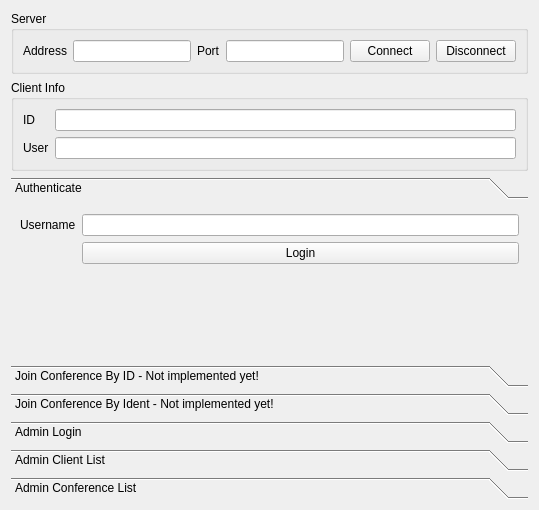
<?xml version="1.0" encoding="UTF-8"?>
<ui version="4.0">
 <class>AdminWidgetForm</class>
 <widget class="QWidget" name="AdminWidgetForm">
  <property name="geometry">
   <rect>
    <x>0</x>
    <y>0</y>
    <width>539</width>
    <height>510</height>
   </rect>
  </property>
  <layout class="QVBoxLayout" name="verticalLayout_3">
   <item>
    <widget class="QGroupBox" name="groupBox">
     <property name="title">
      <string>Server</string>
     </property>
     <layout class="QHBoxLayout" name="horizontalLayout">
      <item>
       <widget class="QLabel" name="label">
        <property name="text">
         <string>Address</string>
        </property>
       </widget>
      </item>
      <item>
       <widget class="QLineEdit" name="serverAddress"/>
      </item>
      <item>
       <widget class="QLabel" name="label_2">
        <property name="text">
         <string>Port</string>
        </property>
       </widget>
      </item>
      <item>
       <widget class="QLineEdit" name="serverPort"/>
      </item>
      <item>
       <widget class="QPushButton" name="connectButton">
        <property name="text">
         <string>Connect</string>
        </property>
       </widget>
      </item>
      <item>
       <widget class="QPushButton" name="disconnectButton">
        <property name="text">
         <string>Disconnect</string>
        </property>
       </widget>
      </item>
     </layout>
    </widget>
   </item>
   <item>
    <widget class="QGroupBox" name="groupBox_2">
     <property name="title">
      <string>Client Info</string>
     </property>
     <layout class="QFormLayout" name="formLayout_2">
      <item row="0" column="0">
       <widget class="QLabel" name="label_6">
        <property name="text">
         <string>ID</string>
        </property>
       </widget>
      </item>
      <item row="0" column="1">
       <widget class="QLineEdit" name="clientId">
        <property name="readOnly">
         <bool>true</bool>
        </property>
       </widget>
      </item>
      <item row="1" column="0">
       <widget class="QLabel" name="label_7">
        <property name="text">
         <string>User</string>
        </property>
       </widget>
      </item>
      <item row="1" column="1">
       <widget class="QLineEdit" name="clientUsername"/>
      </item>
     </layout>
    </widget>
   </item>
   <item>
    <widget class="QToolBox" name="toolBox">
     <property name="enabled">
      <bool>true</bool>
     </property>
     <property name="currentIndex">
      <number>0</number>
     </property>
     <widget class="QWidget" name="authPage">
      <attribute name="label">
       <string>Authenticate</string>
      </attribute>
      <layout class="QFormLayout" name="formLayout_3">
       <item row="0" column="0">
        <widget class="QLabel" name="label_8">
         <property name="text">
          <string>Username</string>
         </property>
        </widget>
       </item>
       <item row="0" column="1">
        <widget class="QLineEdit" name="authUsername"/>
       </item>
       <item row="1" column="1">
        <widget class="QPushButton" name="pushButton">
         <property name="text">
          <string>Login</string>
         </property>
        </widget>
       </item>
      </layout>
     </widget>
     <widget class="QWidget" name="joinConfernceByID">
      <property name="enabled">
       <bool>false</bool>
      </property>
      <attribute name="label">
       <string>Join Conference By ID - Not implemented yet!</string>
      </attribute>
      <layout class="QVBoxLayout" name="verticalLayout_2">
       <item>
        <layout class="QFormLayout" name="formLayout">
         <item row="0" column="0">
          <widget class="QLabel" name="label_4">
           <property name="text">
            <string>ID</string>
           </property>
          </widget>
         </item>
         <item row="0" column="1">
          <widget class="QLineEdit" name="lineEdit_4"/>
         </item>
         <item row="1" column="0">
          <widget class="QLabel" name="label_5">
           <property name="text">
            <string>Password</string>
           </property>
          </widget>
         </item>
         <item row="1" column="1">
          <widget class="QLineEdit" name="lineEdit_5">
           <property name="echoMode">
            <enum>QLineEdit::Password</enum>
           </property>
          </widget>
         </item>
         <item row="2" column="1">
          <widget class="QPushButton" name="pushButton_3">
           <property name="text">
            <string>Join</string>
           </property>
          </widget>
         </item>
        </layout>
       </item>
       <item>
        <spacer name="verticalSpacer_2">
         <property name="orientation">
          <enum>Qt::Vertical</enum>
         </property>
         <property name="sizeHint" stdset="0">
          <size>
           <width>20</width>
           <height>76</height>
          </size>
         </property>
        </spacer>
       </item>
      </layout>
     </widget>
     <widget class="QWidget" name="joinConferenceByIdent">
      <attribute name="label">
       <string>Join Conference By Ident - Not implemented yet!</string>
      </attribute>
     </widget>
     <widget class="QWidget" name="adminLogin">
      <property name="geometry">
       <rect>
        <x>0</x>
        <y>0</y>
        <width>521</width>
        <height>183</height>
       </rect>
      </property>
      <attribute name="label">
       <string>Admin Login</string>
      </attribute>
      <layout class="QVBoxLayout" name="verticalLayout">
       <item>
        <layout class="QHBoxLayout" name="horizontalLayout_2">
         <item>
          <widget class="QLabel" name="label_3">
           <property name="text">
            <string>Password</string>
           </property>
          </widget>
         </item>
         <item>
          <widget class="QLineEdit" name="adminLoginPassword">
           <property name="echoMode">
            <enum>QLineEdit::Password</enum>
           </property>
          </widget>
         </item>
         <item>
          <widget class="QPushButton" name="adminLoginButton">
           <property name="text">
            <string>Login</string>
           </property>
          </widget>
         </item>
        </layout>
       </item>
       <item>
        <spacer name="verticalSpacer">
         <property name="orientation">
          <enum>Qt::Vertical</enum>
         </property>
         <property name="sizeHint" stdset="0">
          <size>
           <width>20</width>
           <height>131</height>
          </size>
         </property>
        </spacer>
       </item>
      </layout>
     </widget>
     <widget class="QWidget" name="adminClientList">
      <attribute name="label">
       <string>Admin Client List</string>
      </attribute>
     </widget>
     <widget class="QWidget" name="adminConferenceList">
      <property name="geometry">
       <rect>
        <x>0</x>
        <y>0</y>
        <width>521</width>
        <height>183</height>
       </rect>
      </property>
      <attribute name="label">
       <string>Admin Conference List</string>
      </attribute>
     </widget>
    </widget>
   </item>
  </layout>
 </widget>
 <resources/>
 <connections/>
</ui>
